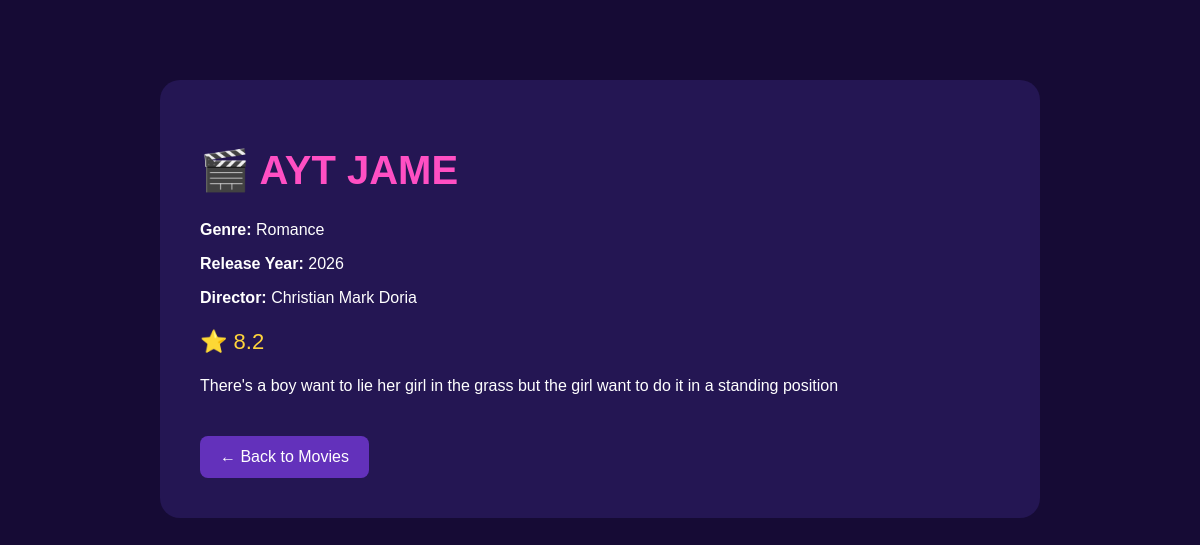
/movie/3/, run on the app's committed database.
### Migallen_app/models.py (models this page shows, shortened)
class Movie(models.Model):
    title = models.CharField(max_length=200)
    genre = models.CharField(max_length=100)
    release_year = models.IntegerField()
    director = models.CharField(max_length=150)
    rating = models.DecimalField(max_digits=3, decimal_places=1)
    description = models.TextField(blank=True, default='')

### Migallen_app/views.py (the view)
# urls.py: path('movie/<int:movie_id>/', views.movie_detail, name='movie_detail'),
def movie_detail(request, movie_id):
    movie = get_object_or_404(Movie, id=movie_id)
    return render(request, 'InvApp/movie_detail.html', {'movie': movie})

### Migallen_app/templates/InvApp/movie_detail.html (shortened to what this page needs)
<!DOCTYPE html>
<html>
<head>
</head>
<body>
<div class="container">
    <h1>🎬 {{ movie.title }}</h1>
    <p><strong>Genre:</strong> {{ movie.genre }}</p>
    <p><strong>Release Year:</strong> {{ movie.release_year }}</p>
    <p><strong>Director:</strong> {{ movie.director }}</p>
    <p class="rating">
        ⭐ {{ movie.rating }}
    </p>
    <p>
        {{ movie.description }}
    </p>
    <a href="/movies/" class="back">
        ← Back to Movies
    </a>
</div>
</body>
</html>

### Migallen_app/templates/InvApp/movie_detail.html (style rules this page uses)
body { margin: 0; background: #160b35; color: white; font-family: Arial; }
.container { width: 80%; max-width: 800px; margin: 80px auto; background: #241653; padding: 40px; border-radius: 20px; }
h1 { color: #ff4fc3; font-size: 40px; }
.rating { color: #ffd43b; font-size: 22px; }
.back { display: inline-block; margin-top: 25px; background: #6331bb; color: white; padding: 12px 20px; text-decoration: none; border-radius: 8px; }

### data on the page
Movie: title "AYT JAME", genre "Romance", release_year "2026", director "Christian Mark Doria", rating "8.2", description "There's a boy want to lie her girl in the grass but the girl want to do it in a standing position"
